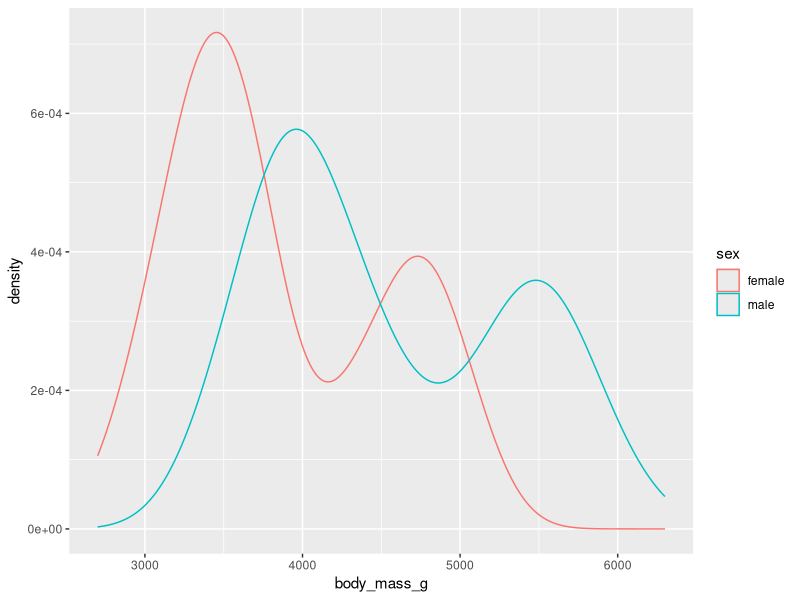
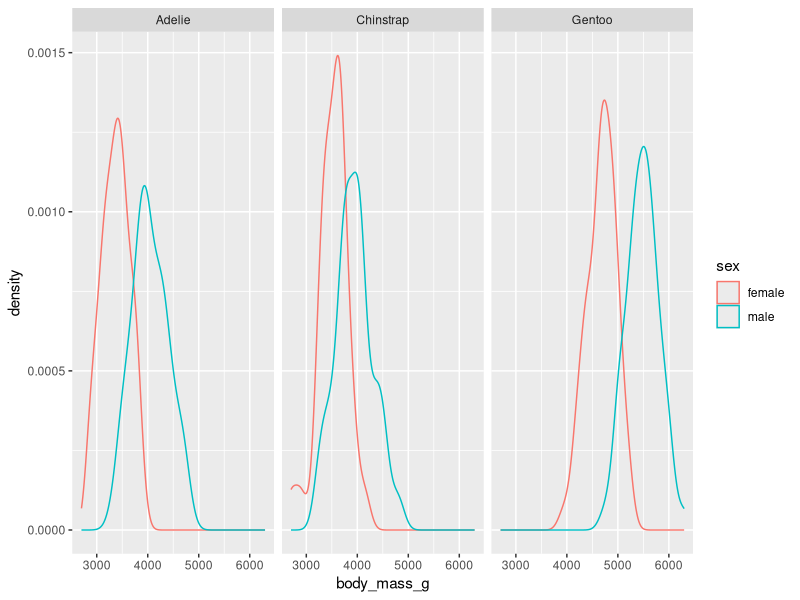

Source code (R) for these figures, in order:
## ---- chunk 1
knitr::opts_chunk$set(echo = FALSE, warning = FALSE, message = FALSE)
library(tidyverse)
library(palmerpenguins)
## ---- chunk 2
filter(penguins, !is.na(sex)) %>%
ggplot() +  
  geom_density(mapping = aes(x = body_mass_g, color = sex))
## ---- chunk 3
filter(penguins, !is.na(sex)) %>%
ggplot() + 
  geom_density(mapping = aes(x = body_mass_g, color = sex)) +
  facet_wrap(~ species)
